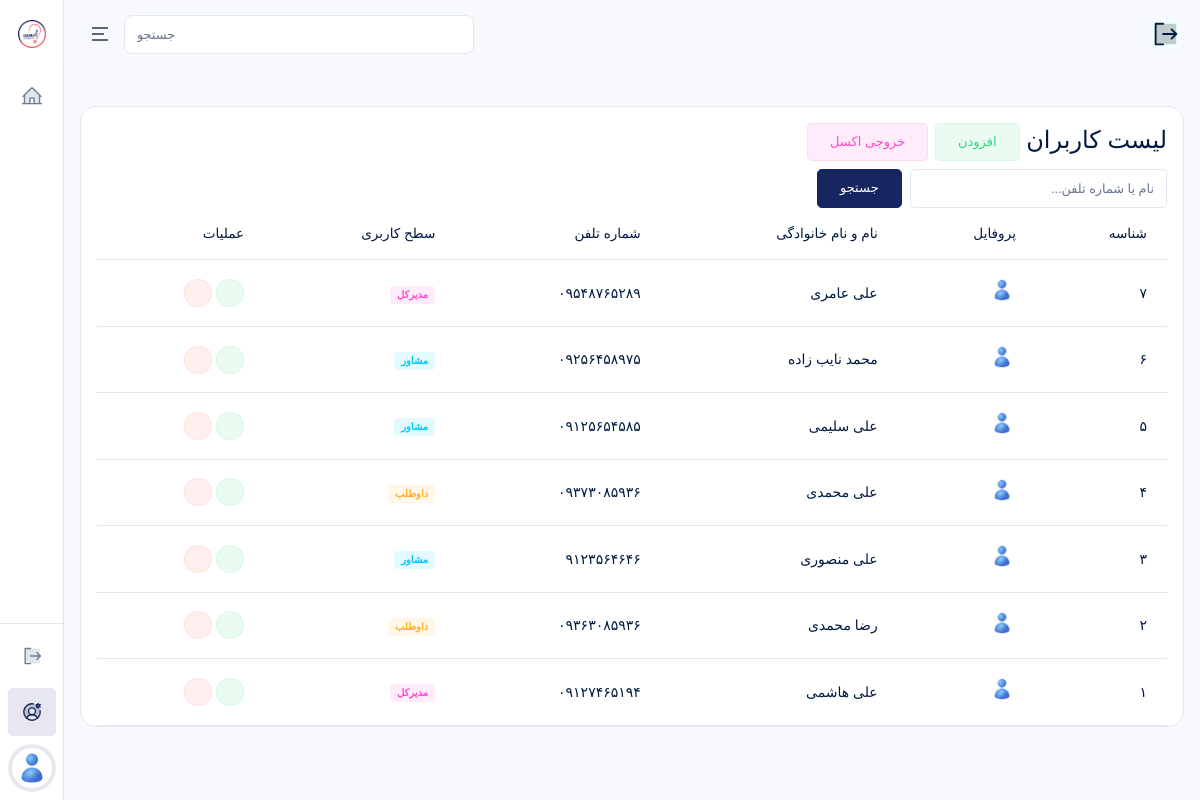
Page /accounts/admins/users/ (signed in) on the committed database.
### accounts/models.py (models this page shows, shortened)
class User(AbstractUser):
    ROLE_CHOICES = (
        ("super_admin", "مدیرکل"),
        ("supervisor", "ناظر"),
        ("consultant", "مشاور"),
        ("student", "داوطلب"),
    )
    role = models.CharField(max_length=30, choices=ROLE_CHOICES, verbose_name="نقش")
    mobile = models.CharField(max_length=15, blank=True, unique=True, verbose_name="شماره موبایل")
    avatar = models.ImageField(upload_to="avatars/", blank=True, null=True, verbose_name="تصویر پروفایل")
    is_suspended = models.BooleanField(default=False, verbose_name="تعلیق شده")
    suspension_reason = models.TextField(blank=True, verbose_name="دلیل تعلیق")
    is_limited = models.BooleanField(default=False, verbose_name="دسترسی محدود (برای مدیرکل)")
    class Meta:
        verbose_name = "کاربر"
        verbose_name_plural = "کاربران"
        ordering = ["-id"]

### accounts/views.py (the view)
# urls.py: path("admins/users/", UserListView.as_view(), name="user_list"),
class UserListView(RoleRequiredMixin, SuperAdminSidebarContextMixin, ListView):
    allowed_roles = ["super_admin"]
    model = User
    template_name = "accounts/admins/user_list.html"
    context_object_name = "users"
    def get_queryset(self):
        queryset = User.objects.all()
        search = self.request.GET.get("q")
        if search:
            queryset = queryset.filter(
                Q(first_name__icontains=search) |
                Q(last_name__icontains=search) |
                Q(mobile__icontains=search)
            )
        return queryset
    def get_context_data(self, **kwargs):
        context = super().get_context_data(**kwargs)
        context["search"] = self.request.GET.get("q", "")
        return context

### accounts/mixins.py (called while the page is built)
    def get_context_data(self, **kwargs):
        context = super().get_context_data(**kwargs)
        context.update({
            "PlansIntroductionCreated": PlansIntroduction.objects.first(),
            "CounselingIntroductionCreated": CounselingIntroduction.objects.first(),
            "EstimationIntroductionCreated": EstimationIntroduction.objects.first(),
            "ChoiceIntroductionCreated": ChoiceIntroduction.objects.first(),
            "LiveIntroductionCreated": LiveIntroduction.objects.first(),
            "AboutUsIntroductionCreated": AboutUsIntroduction.objects.first(),
            "DataIntroductionCreated": DataIntroduction.objects.first(),
        })
        return context

    def test_func(self):
        return (
            self.request.user.is_authenticated and
            self.request.user.role in self.allowed_roles and
            not self.request.user.is_suspended
        )

### pages/views.py (called while the page is built, shortened)
def global_context(request):
    has_database_service = False
    wallet = False
    nayeb_link = Consultant.objects.filter(
        user__last_name="نایب زاده"
    ).first()
    try:
        nayeb_consultant_open = User.objects.filter(id=73).first().user_consultant.show_schedules
        jahan_consultant_open = User.objects.filter(id=74).first().user_consultant.show_schedules
    except:
        nayeb_consultant_open = False
        jahan_consultant_open = False
    return {
        "has_database_service": has_database_service,
        "nayeb_link": nayeb_link,
        "wallet": wallet,
        "nayeb_consultant_open": nayeb_consultant_open,
        "jahan_consultant_open": jahan_consultant_open,
    }

### templates/accounts/admins/user_list.html (shortened to what this page needs)
{% extends 'bases/dashboard.html' %}
{% load static %}
{% block content %}
<div class="table-responsive" dir="rtl">
    <div class="card-header justify-content-between">
        <div class="card-title">
            <h4>
                لیست کاربران
                <a href="{% url 'user_add' %}">
                    <span class="btn btn-success-transparent">افزودن</span>
                </a>
                <a href="{% url 'export_students_excel' %}">
                    <span class="btn btn-secondary-transparent">خروجی اکسل</span>
                </a>
            </h4>
        </div>
        <form method="get" class="d-flex" style="max-width: 350px;">
            <input
                type="text"
                name="q"
                value="{{ search }}"
                class="form-control me-2"
                placeholder="نام یا شماره تلفن..."
            >
            <button type="submit" class="btn btn-primary">
                جستجو
            </button>
        </form>
    </div>
    <table class="table text-nowrap table-hover">
        <thead>
            <tr>
                <th scope="col">شناسه</th>
                <th scope="col">پروفایل</th>
                <th scope="col">نام و نام خانوادگی</th>
                <th scope="col">شماره تلفن</th>
                <th scope="col">سطح کاربری</th>
                <th scope="col">عملیات</th>
            </tr>
        </thead>
        <tbody>
            {% for user in users %}
            <tr>
                <td>
                    {{ user.id }}
                </td>
                <td>
                    <div class="avatar avatar-sm me-۲ avatar-rounded">
                        {% if user.avatar %}
                        <img src="{{ user.avatar.url }}" alt="profile">
                        {% else %}
                        <img src="{% static 'images/user.jpg' %}" alt="profile">
                        {% endif %}
                    </div>
                </td>
                <td>
                    {{ user.get_full_name }}
                </td>
                <td>{{ user.mobile }}</td>
                <td>
                    {% if user.role == "super_admin" %}
                    <span class="badge bg-secondary-transparent">مدیرکل</span>
                    {% elif user.role == "supervisor" %}
                    <span class="badge bg-success-transparent">ناظر</span>
                    {% elif user.role == "consultant" %}
                    <span class="badge bg-info-transparent">مشاور</span>
                    {% else %}
                    <span class="badge bg-warning-transparent">داوطلب</span>
                    {% endif %}
                </td>
                <td>
                    <a href="{% url 'user_edit' user.id %}" class="btn btn-icon btn-sm btn-success-transparent rounded-pill">
                        <i class="ri-edit-2-line"></i>
                    </a>
                    <a href="{% url 'user_delete' user.id %}" class="btn btn-icon btn-sm btn-danger-transparent rounded-pill">
                        <i class="ri-delete-bin-line"></i>
                    </a>
                </td>
            </tr>
            {% empty %}
            <tr>
                <td colspan="6" style="text-align: center;">
                    موردی یافت نشد.
                </td>
            </tr>
            {% endfor %}
        </tbody>
    </table>
</div>
{% endblock %}

### rows in the picture
User: id "۷", get_full_name "علی عامری", mobile "۰۹۵۴۸۷۶۵۲۸۹", role "مدیرکل"
User: id "۶", get_full_name "محمد نایب زاده", mobile "۰۹۲۵۶۴۵۸۹۷۵", role "مشاور"
User: id "۵", get_full_name "علی سلیمی", mobile "۰۹۱۲۵۶۵۴۵۸۵", role "مشاور"
User: id "۴", get_full_name "علی محمدی", mobile "۰۹۳۷۳۰۸۵۹۳۶", role "داوطلب"
User: id "۳", get_full_name "علی منصوری", mobile "۹۱۲۳۵۶۴۶۴۶", role "مشاور"
User: id "۲", get_full_name "رضا محمدی", mobile "۰۹۳۶۳۰۸۵۹۳۶", role "داوطلب"
User: id "۱", get_full_name "علی هاشمی", mobile "۰۹۱۲۷۴۶۵۱۹۴", role "مدیرکل"
